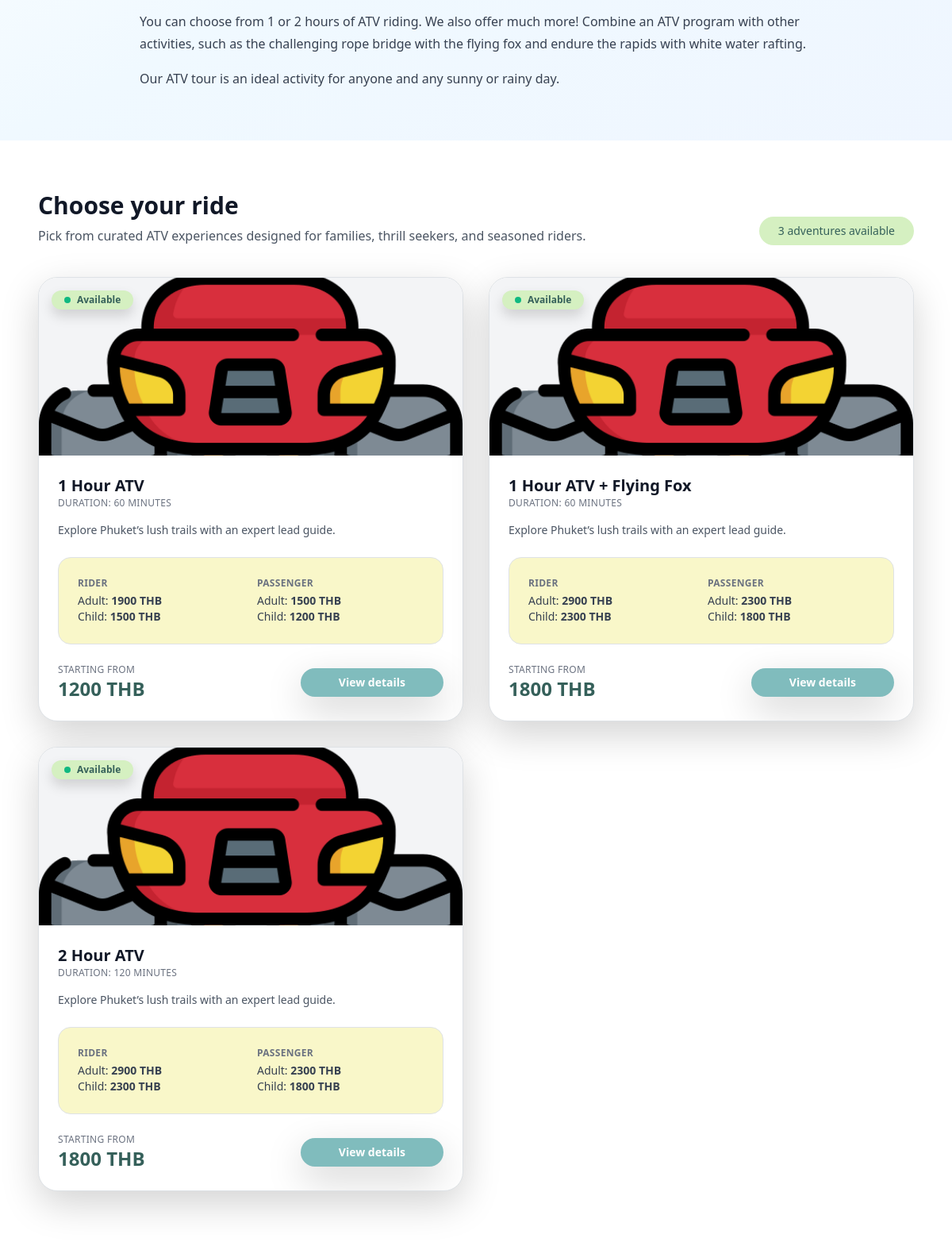
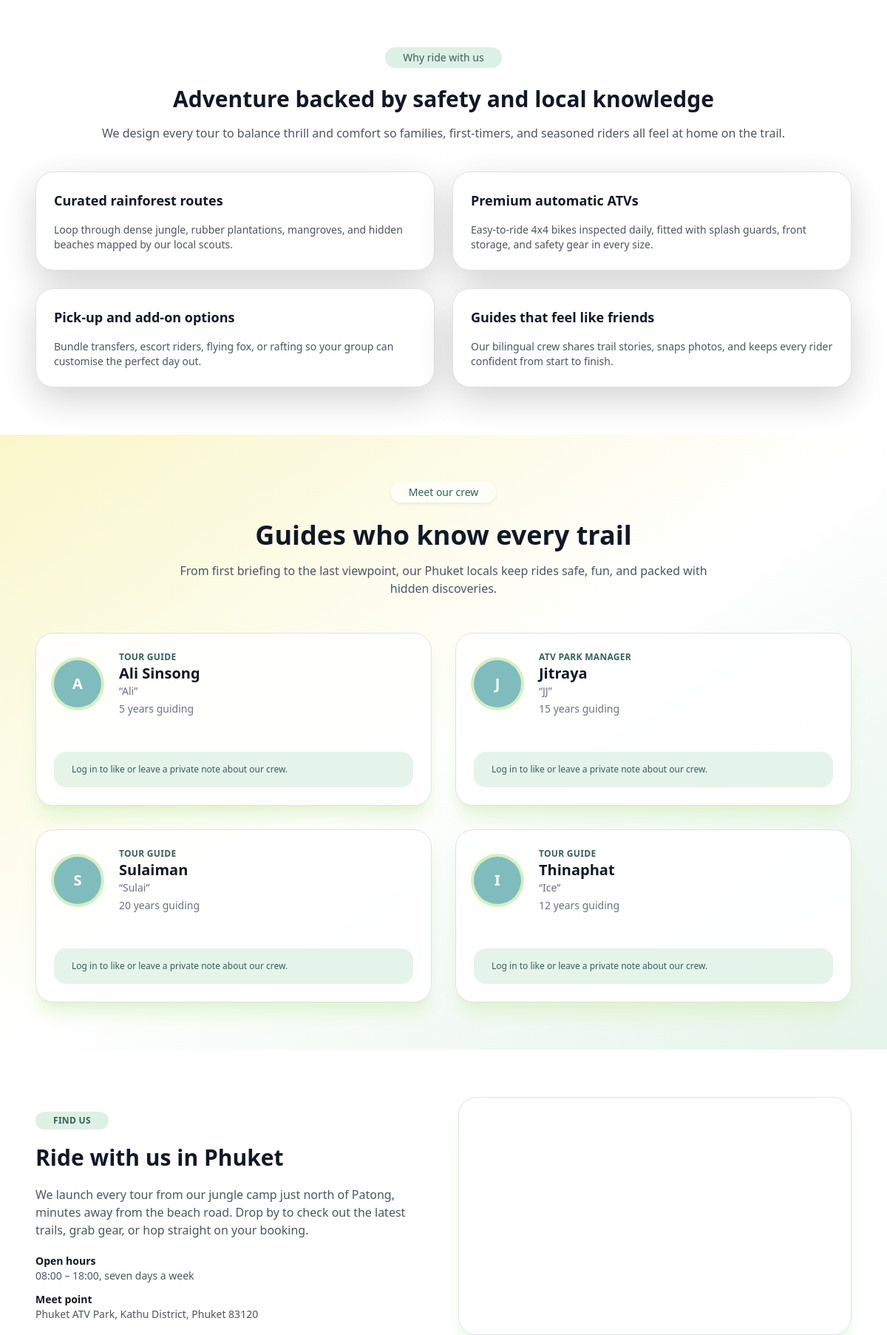
Before: / (middle part) with the older database file (2 pictures, top to bottom).
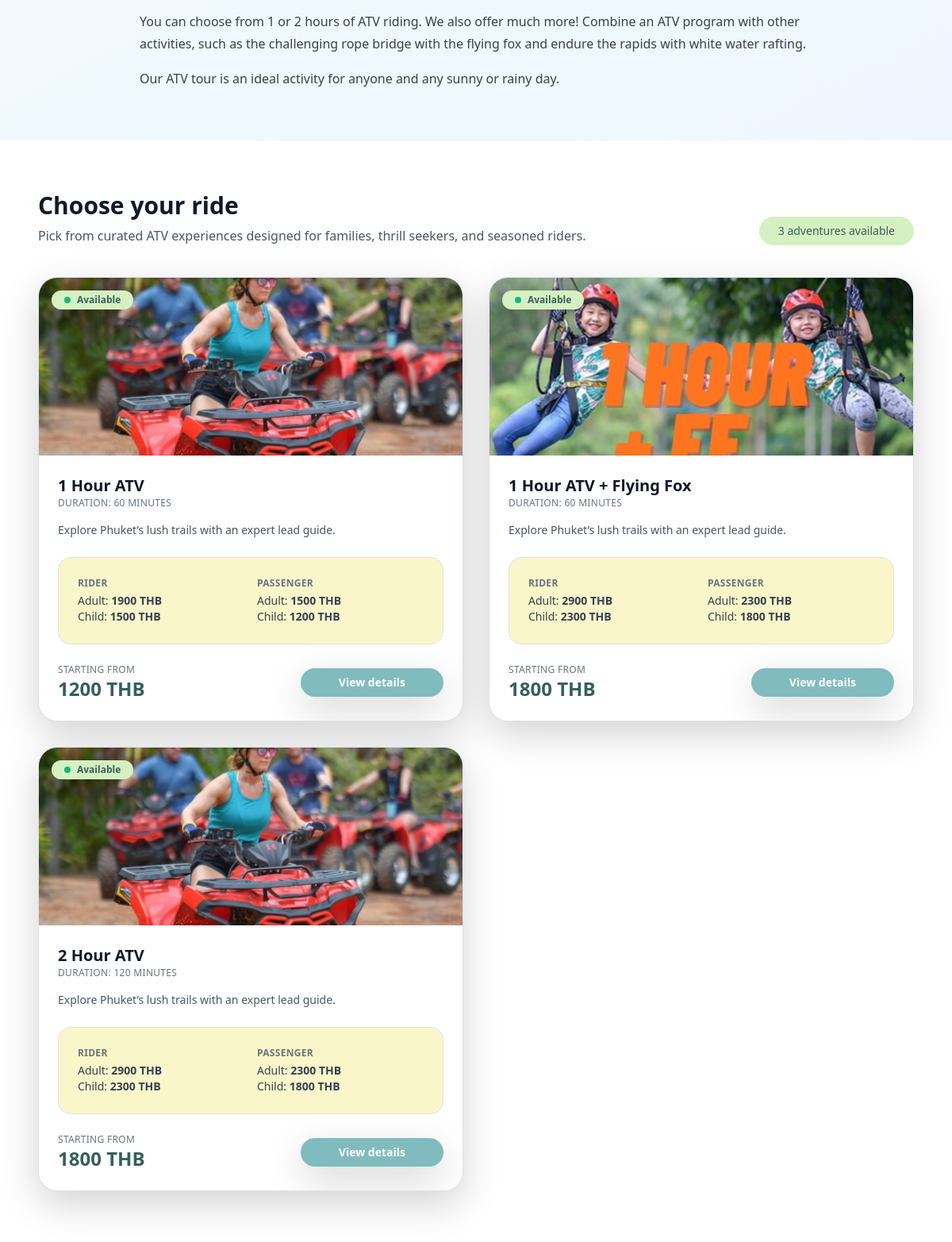
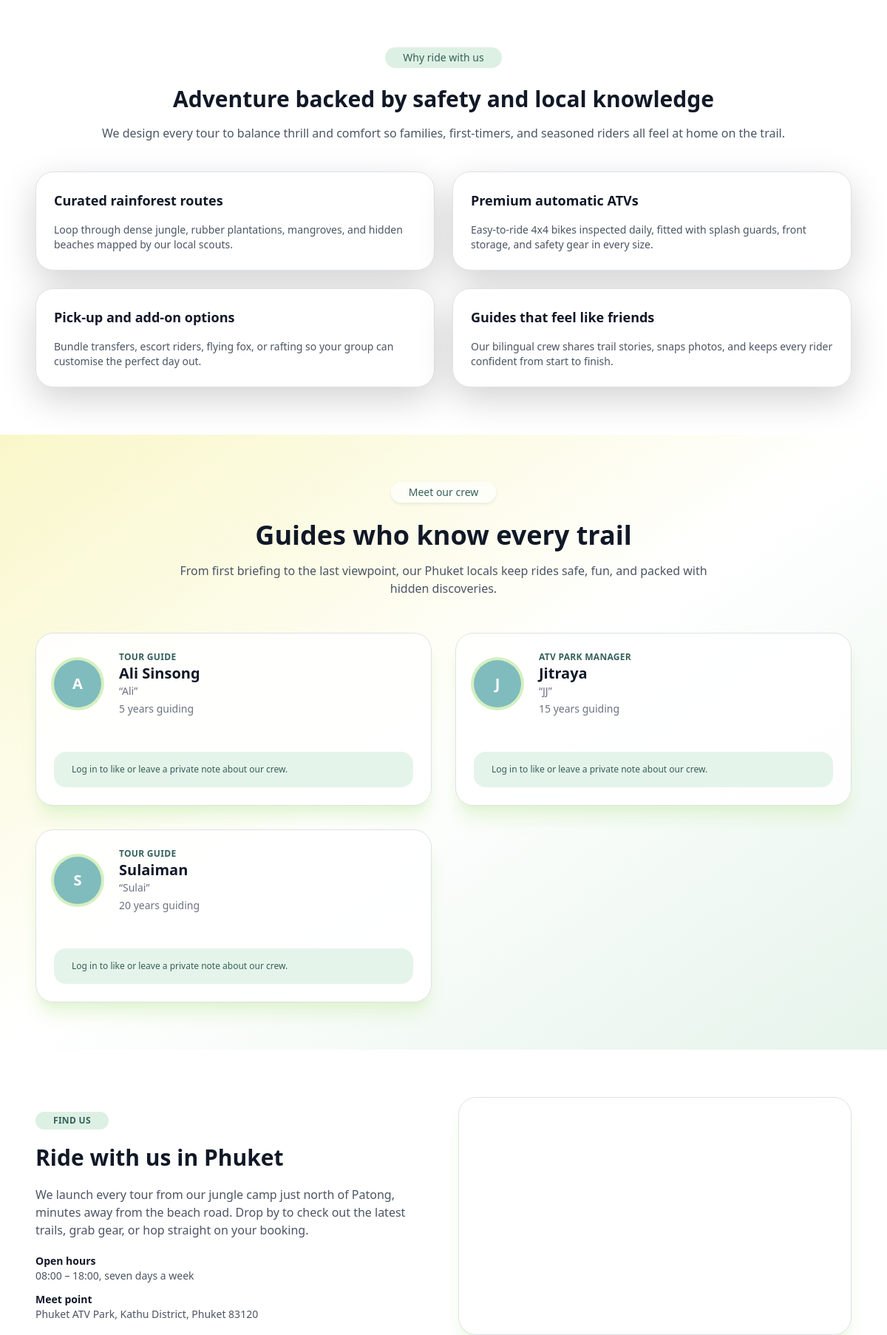
After: the same page with the newer database file (2 pictures, top to bottom).
### myapp/models.py (models this page shows, shortened)
class Program(models.Model):
    code = models.CharField(max_length=10, unique=True)
    name = models.CharField(max_length=100)
    duration_minutes = models.PositiveIntegerField(default=60)
    description = models.TextField(blank=True)
    active = models.BooleanField(default=True)
    itinerary = models.TextField(blank=True)
    schedule_details = models.TextField(blank=True)
    pricing_notes = models.TextField(blank=True)
    tour_includes = models.TextField(blank=True)
    tour_excludes = models.TextField(blank=True)
    tour_notes = models.TextField(blank=True)
    class Meta:
        ordering = ["code"]
    def primary_image(self):
        return self.images.order_by("display_order", "id").first()

class ProgramRate(models.Model):
    class Participant(models.TextChoices):
        RIDER = "rider", "Rider"
        PASSENGER = "passenger", "Passenger"
    class AgeGroup(models.TextChoices):
        ADULT = "adult", "Adult"
        CHILD = "child", "Child"
    program = models.ForeignKey(Program, on_delete=models.CASCADE, related_name="rates")
    participant_type = models.CharField(max_length=20, choices=Participant.choices)
    age_group = models.CharField(max_length=20, choices=AgeGroup.choices)
    price = models.DecimalField(max_digits=8, decimal_places=2)
    class Meta:
        unique_together = ("program", "participant_type", "age_group")
        ordering = ["program__code", "participant_type", "age_group"]

class Staff(models.Model):
    name = models.CharField(max_length=100)
    nickname = models.CharField(max_length=60, blank=True)
    role = models.CharField(max_length=120, blank=True)
    years_experience = models.PositiveIntegerField(default=0)
    bio = models.TextField(blank=True)
    likes = models.TextField(blank=True)
    dislikes = models.TextField(blank=True)
    comment = models.TextField(blank=True)
    avatar = models.ImageField(upload_to="staff/", blank=True)
    active = models.BooleanField(default=True)
    display_order = models.PositiveIntegerField(default=0)
    class Meta:
        ordering = ["display_order", "name"]

class ProgramImage(models.Model):
    program = models.ForeignKey(
        Program,
        on_delete=models.CASCADE,
        related_name="images",
    )
    image = models.ImageField(upload_to="programs/")
    alt_text = models.CharField(max_length=150, blank=True)
    display_order = models.PositiveIntegerField(default=0)
    class Meta:
        ordering = ["display_order", "id"]

### myapp/views.py (the view)
# urls.py: path('', views.home, name='home'),
@ensure_csrf_cookie
def home(request: HttpRequest) -> HttpResponse:
    programs = Program.objects.filter(active=True).prefetch_related("rates", "images")
    program_cards: List[Dict[str, Any]] = []
    for program in programs:
        rate_map = {
            (rate.participant_type, rate.age_group): rate.price
            for rate in program.rates.all()
        }
        starting_price = None
        if rate_map:
            starting_price = min(rate_map.values())
        program_cards.append(
            {
                "program": program,
                "starting_price": starting_price,
                "rider_adult": rate_map.get((ProgramRate.Participant.RIDER, ProgramRate.AgeGroup.ADULT)),
                "rider_child": rate_map.get((ProgramRate.Participant.RIDER, ProgramRate.AgeGroup.CHILD)),
                "passenger_adult": rate_map.get((ProgramRate.Participant.PASSENGER, ProgramRate.AgeGroup.ADULT)),
                "passenger_child": rate_map.get((ProgramRate.Participant.PASSENGER, ProgramRate.AgeGroup.CHILD)),
                "primary_image": program.primary_image(),
            }
        )
    staff_members = Staff.objects.filter(active=True)
    context = {
        "program_cards": program_cards,
        "program_count": len(program_cards),
        "staff_members": staff_members,
    }
    return render(request, "myapp/home.html", context)

### myapp/template/myapp/home.html (shortened to what the changed rows need)
{% extends 'myapp/base.html' %}
{% load static %}
{% block content %}
<script src="https://cdn.tailwindcss.com"></script>
<section id="packages" class="bg-white dark:bg-gray-950">
  <div class="mx-auto max-w-6xl px-4 py-16 sm:px-6 lg:px-8">
    <div class="mb-10 flex flex-col items-start justify-between gap-6 sm:flex-row sm:items-end">
      <div>
        <h2 class="text-3xl font-bold text-gray-900 dark:text-white">Choose your ride</h2>
      </div>
    </div>
    {% if program_cards %}
    <div class="grid gap-8 md:grid-cols-2 xl:grid-cols-3">
      {% for card in program_cards %}
      <article class="group flex flex-col overflow-hidden rounded-3xl border border-gray-200 bg-white shadow-lg transition hover:-translate-y-1 hover:shadow-xl dark:border-gray-800 dark:bg-gray-900">
        <div class="relative overflow-hidden bg-gray-100 dark:bg-gray-800">
          {% if card.primary_image %}
          <img src="{{ card.primary_image.image.url }}" alt="{{ card.primary_image.alt_text|default:card.program.name }}" class="h-56 w-full object-cover transition duration-500 group-hover:scale-105">
          {% else %}
          <img src="{% static 'image/atv.png' %}" alt="{{ card.program.name }}" class="h-56 w-full object-cover transition duration-500 group-hover:scale-105">
          {% endif %}
          <span class="absolute left-4 top-4 inline-flex items-center gap-2 rounded-full bg-[#D5F0C1] px-3 py-1 text-xs font-semibold text-[#35605A] shadow">
            <span class="inline-block h-2 w-2 rounded-full bg-emerald-500"></span>
            Available
          </span>
        </div>
        <div class="flex flex-1 flex-col gap-4 px-6 py-6">
          <div>
            <h3 class="text-xl font-semibold text-gray-900 transition group-hover:text-[#80BCBD]">{{ card.program.name }}</h3>
            {% if card.program.duration_minutes %}
            <p class="text-xs uppercase tracking-wide text-gray-500 dark:text-gray-400">Duration: {{ card.program.duration_minutes }} minutes</p>
            {% endif %}
            <p class="mt-3 text-sm text-gray-600 dark:text-gray-300">{{ card.program.description|default:"Explore Phuket’s lush trails with an expert lead guide."|truncatewords:28 }}</p>
          </div>
          <div class="rounded-2xl border border-[#D5F0C1] bg-[#F9F7C9] p-4">
            <div class="grid gap-3 md:grid-cols-2">
              <div>
                <p class="text-xs font-semibold uppercase tracking-wide text-gray-500 dark:text-gray-400">Rider</p>
                <p class="mt-1 text-sm text-gray-700 dark:text-gray-200">Adult: <span class="font-semibold">{% if card.rider_adult %}{{ card.rider_adult|floatformat:0 }} THB{% else %}—{% endif %}</span></p>
                <p class="text-sm text-gray-700 dark:text-gray-200">Child: <span class="font-semibold">{% if card.rider_child %}{{ card.rider_child|floatformat:0 }} THB{% else %}—{% endif %}</span></p>
              </div>
              <div>
                <p class="text-xs font-semibold uppercase tracking-wide text-gray-500 dark:text-gray-400">Passenger</p>
                <p class="mt-1 text-sm text-gray-700 dark:text-gray-200">Adult: <span class="font-semibold">{% if card.passenger_adult %}{{ card.passenger_adult|floatformat:0 }} THB{% else %}—{% endif %}</span></p>
                <p class="text-sm text-gray-700 dark:text-gray-200">Child: <span class="font-semibold">{% if card.passenger_child %}{{ card.passenger_child|floatformat:0 }} THB{% else %}—{% endif %}</span></p>
              </div>
            </div>
          </div>
          <div class="mt-auto flex items-center justify-between">
            <div>
              <p class="text-xs uppercase tracking-wide text-gray-500 dark:text-gray-400">Starting from</p>
              <p class="text-2xl font-bold text-[#35605A]">{% if card.starting_price %}{{ card.starting_price|floatformat:0 }} THB{% else %}Contact us{% endif %}</p>
            </div>
            <a href="{% url 'program-detail' card.program.code %}" class="inline-flex items-center rounded-full bg-[#80BCBD] px-5 py-2 text-sm font-semibold text-white shadow-lg shadow-[#80BCBD]/40 transition hover:bg-[#6AA4A5] focus:outline-none focus:ring-4 focus:ring-[#AAD9BB]">
              View details
            </a>
          </div>
        </div>
      </article>
      {% endfor %}
    </div>
    {% else %}
    <p class="text-gray-500">New adventures are coming soon. In the meantime, <a href="{% url 'contact-page' %}" class="underline text-[#80BCBD]">contact our team</a> for a custom ride.</p>
    {% endif %}
  </div>
</section>
<section class="bg-white dark:bg-gray-950">
  <div class="mx-auto max-w-6xl px-4 py-16 sm:px-6 lg:px-8">
    <div class="mb-10 text-center">
      <h2 class="mt-4 text-3xl font-bold text-gray-900">Adventure backed by safety and local knowledge</h2>
    </div>
  </div>
</section>
{% if staff_members %}
<section class="bg-gradient-to-br from-[#F9F7C9] via-white to-[#AAD9BB]/30">
  <div class="mx-auto max-w-6xl px-4 py-16 sm:px-6 lg:px-8">
    <div class="mx-auto max-w-3xl text-center">
      <h2 class="mt-4 text-3xl font-bold text-gray-900 sm:text-4xl">Guides who know every trail</h2>
    </div>
    <div class="mt-12 grid gap-8 md:grid-cols-2 xl:grid-cols-3">
      {% for staff in staff_members %}
      <article class="flex h-full flex-col rounded-3xl border border-[#D5F0C1] bg-white/90 p-6 shadow-xl shadow-[#D5F0C1]/60 transition hover:-translate-y-1 hover:shadow-2xl hover:shadow-[#AAD9BB]/50">
        <div class="flex items-center gap-4">
          {% if staff.avatar %}
          <img src="{{ staff.avatar.url }}" alt="{{ staff.name }}" class="h-16 w-16 rounded-full object-cover ring-4 ring-[#F9F7C9]" />
          {% else %}
          <div class="flex h-16 w-16 items-center justify-center rounded-full bg-[#80BCBD] text-xl font-semibold text-white ring-4 ring-[#D5F0C1]">
            {{ staff.nickname|default:staff.name|first|upper }}
          </div>
          {% endif %}
          <div>
            {% if staff.role %}
            <p class="text-xs font-semibold uppercase tracking-wide text-[#35605A]">{{ staff.role }}</p>
            {% endif %}
            <h3 class="text-xl font-bold text-gray-900">{{ staff.name }}</h3>
            {% if staff.nickname %}
            <p class="text-sm text-gray-500">“{{ staff.nickname }}”</p>
            {% endif %}
            {% if staff.years_experience %}
            <p class="mt-1 text-sm text-gray-500">{{ staff.years_experience }} years guiding</p>
            {% endif %}
          </div>
        </div>
      {% if user.is_authenticated %}
      <div class="mt-6 border-t border-[#D5F0C1] pt-4">
        <p class="text-xs font-semibold uppercase tracking-wide text-gray-500">Share your feedback</p>
        <div class="mt-3 flex flex-wrap gap-3">
          <form method="post" action="{% url 'staff-feedback' staff.id %}">
            {% csrf_token %}
            <input type="hidden" name="next" value="{{ request.get_full_path }}">
            <input type="hidden" name="sentiment" value="like">
            <button type="submit" class="inline-flex items-center gap-2 rounded-full bg-[#80BCBD] px-4 py-2 text-xs font-semibold text-white shadow-sm shadow-[#80BCBD]/40 transition hover:bg-[#6AA4A5] focus:outline-none focus:ring-2 focus:ring-[#AAD9BB]">
              Like
            </button>
          </form>
          <form method="post" action="{% url 'staff-feedback' staff.id %}">
            {% csrf_token %}
            <input type="hidden" name="next" value="{{ request.get_full_path }}">
            <input type="hidden" name="sentiment" value="dislike">
            <button type="submit" class="inline-flex items-center gap-2 rounded-full border border-[#F9F7C9] px-4 py-2 text-xs font-semibold text-[#7A7310] transition hover:bg-[#F9F7C9] focus:outline-none focus:ring-2 focus:ring-[#F9F7C9]">
              Needs work
            </button>
          </form>
        </div>
        <form method="post" action="{% url 'staff-feedback' staff.id %}" class="mt-4 space-y-2">
          {% csrf_token %}
          <input type="hidden" name="next" value="{{ request.get_full_path }}">
          <textarea name="comment" rows="3" maxlength="600" class="w-full resize-none rounded-2xl border border-[#D5F0C1] bg-white/80 px-3 py-2 text-sm text-gray-700 focus:border-[#80BCBD] focus:ring-[#80BCBD]" placeholder="Tell us how {{ staff.name }} made your ride memorable"></textarea>
          <div class="flex items-center justify-between">
            <p class="text-xs text-gray-500">Your note goes to our internal quality team only.</p>
            <button type="submit" class="inline-flex items-center rounded-full bg-[#80BCBD] px-4 py-2 text-xs font-semibold text-white shadow-sm shadow-[#80BCBD]/40 transition hover:bg-[#6AA4A5] focus:outline-none focus:ring-2 focus:ring-[#AAD9BB]">
              Send feedback
            </button>
          </div>
        </form>
      </div>
      {% else %}
      <p class="mt-6 rounded-2xl bg-[#AAD9BB]/30 px-4 py-3 text-xs text-[#35605A]">Log in to like or leave a private note about our crew.</p>
      {% endif %}
    </article>
    {% endfor %}
    </div>
  </div>
</section>
{% endif %}
<section id="location" class="bg-white py-16 dark:bg-gray-950">
  <div class="mx-auto grid max-w-6xl gap-10 px-4 sm:px-6 lg:grid-cols-2 lg:items-center lg:px-8">
    <div class="space-y-5">
      <h2 class="text-3xl font-bold text-gray-900 dark:text-white">Ride with us in Phuket</h2>
    </div>
  </div>
</section>
{% endblock content %}

Changed rows visible on the page:
removed Staff: nickname|first "I", role "TOUR GUIDE", name "Thinaphat", nickname "Ice", years_experience "12"
